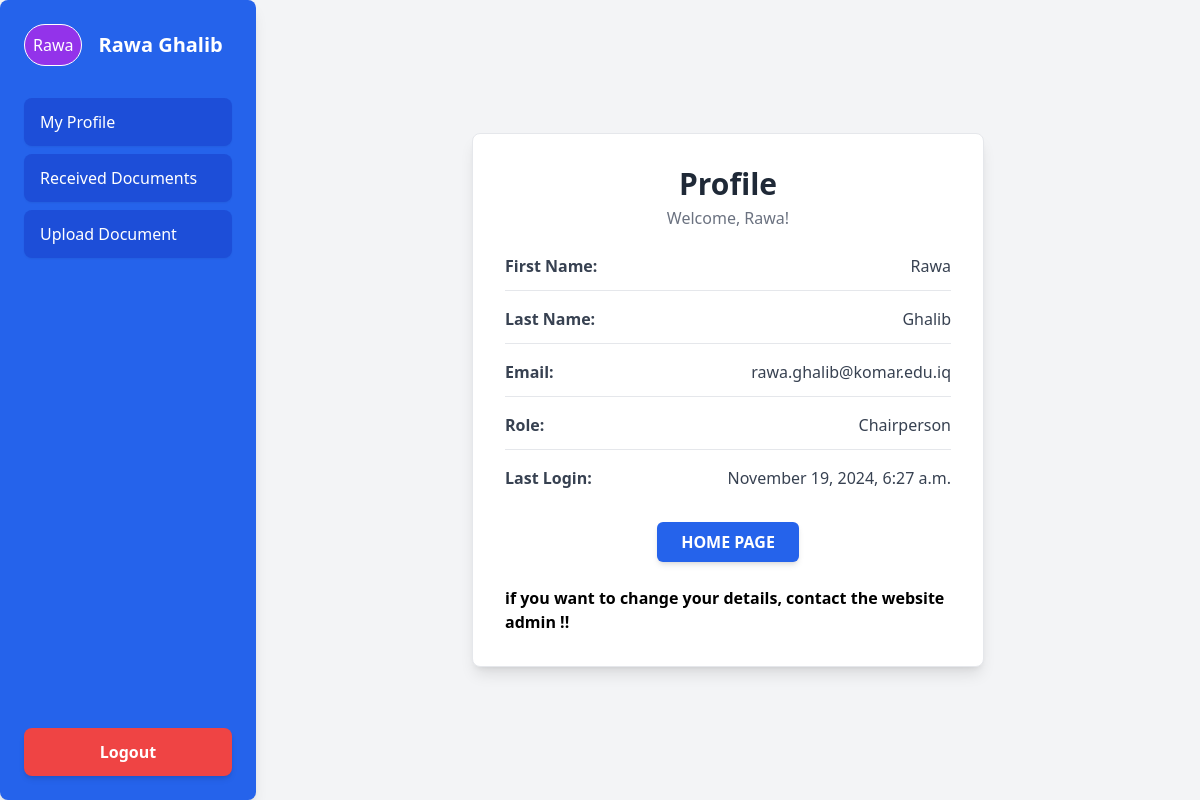
The app's page /accounts/profile/ (signed in) with its own data.
### accounts/models.py (models this page shows, shortened)
class CustomUser(AbstractBaseUser):
    ROLE_CHOICES = [
        ('faculty', 'Faculty'),
        ('chairperson', 'Chairperson'),
        ('exam_committee', 'Exam Committee'),
        ('quality_assurance', 'Quality Assurance'),
    ]
    email = models.EmailField(unique=True)
    first_name = models.CharField(max_length=50)
    last_name = models.CharField(max_length=50)
    role = models.CharField(max_length=20, choices=ROLE_CHOICES)
    is_active = models.BooleanField(default=True)
    is_admin = models.BooleanField(default=False)
    public_key = models.BinaryField(default=None, null=False)
    objects = CustomUserManager()
    USERNAME_FIELD = 'email'
    REQUIRED_FIELDS = ['username', 'first_name', 'last_name', 'role']

### accounts/views.py (the view)
# urls.py: path('profile/', views.user_information, name='user_profile'),
def user_information(request):
    user_info = CustomUser.objects.get(id=request.user.id)
    return render(request, 'my_profile.html', {'user_info': user_info})

### accounts/templates/my_profile.html
{% include '_base.html' %}
{% block content %}
<div class="flex flex-col md:flex-row bg-gray-100 min-h-screen">
    {% include 'sidebar.html' %}
    <main class="flex-1 p-8 flex flex-col items-center justify-center">
        <div class="bg-white p-8 rounded-lg shadow-lg w-full max-w-lg border border-gray-200">
            <div class="text-center mb-6">
                <h1 class="text-3xl font-bold text-gray-800">Profile</h1>
                <p class="text-gray-500 mt-1">Welcome, {{ request.user.first_name }}!</p>
            </div>
            <div class="space-y-4 text-gray-700">
                <div class="flex items-center justify-between border-b pb-3">
                    <span class="font-semibold">First Name:</span>
                    <span>{{ request.user.first_name }}</span>
                </div>
                <div class="flex items-center justify-between border-b pb-3">
                    <span class="font-semibold">Last Name:</span>
                    <span>{{ request.user.last_name }}</span>
                </div>
                <div class="flex items-center justify-between border-b pb-3">
                    <span class="font-semibold">Email:</span>
                    <span>{{ request.user.email }}</span>
                </div>
                <div class="flex items-center justify-between border-b pb-3">
                    <span class="font-semibold">Role:</span>
                    <span>{{ request.user.role.capitalize }}</span>
                </div>
                <div class="flex items-center justify-between">
                    <span class="font-semibold">Last Login:</span>
                    <span>{{ request.user.last_login|date:"F j, Y, g:i a" }}</span>
                </div>
            </div>
                  <div class="mt-8 text-center">
                <a href="/" class="inline-block px-6 py-2 bg-blue-600 text-white rounded-md font-semibold hover:bg-blue-700 transition duration-300 shadow-md">
                    HOME PAGE
                </a>
            </div>
            <br>
            <p class="text-black font-bold space-y-4">if you want to change your details, contact the website admin !!</p>
        </div>
    </main>
</div>
{% endblock %}

### accounts/templates/sidebar.html (shortened to what this page needs)
{% extends '_base.html' %}
{% block content %}
{% if user.is_authenticated %}
    <aside class="w-64 bg-blue-600 text-white p-6 shadow-lg rounded-lg min-h-screen flex flex-col justify-between">
        <div>
            <div class="flex items-center mb-8">
                <div class="border border-white rounded-full p-2 bg-purple-600">
                <h1>{{ user.first_name }}</h1>
                </div>
                <h2 class="ml-4 text-xl font-semibold">{{ user.first_name.capitalize }} {{ user.last_name.capitalize }}</h2>
            </div>
            <nav class="flex flex-col space-y-2">
                <a href="{% url 'user_profile' %}" class="py-3 px-4 text-white bg-blue-700 rounded-lg hover:bg-blue-800 shadow-sm transition duration-300">
                    My Profile
                </a>
                <a href="{% url 'received_documents' %}" class="py-3 px-4 text-white bg-blue-700 rounded-lg hover:bg-blue-800 shadow-sm transition duration-300">
                    Received Documents
                </a>
                <a href="{% url 'send_document' %}" class="py-3 px-4 text-white bg-blue-700 rounded-lg hover:bg-blue-800 shadow-sm transition duration-300">
                    Upload Document
                </a>
            </nav>
        </div>
        <form method="post" action="{% url 'logout' %}" class="mt-6">
            <button type="submit"
                    class="w-full py-3 px-4 text-white bg-red-500 rounded-lg font-semibold hover:bg-red-600 shadow-md transition duration-300">
                Logout
            </button>
        </form>
    </aside>
{% endif %}
{% endblock %}

### records on screen
CustomUser: first_name "Rawa", last_name "Ghalib", user.first_name "Rawa", user.last_name "Ghalib", user.email "rawa.ghalib@komar.edu.iq", user.role "Chairperson", user.last_login "November 19, 2024, 6:27 a.m."
